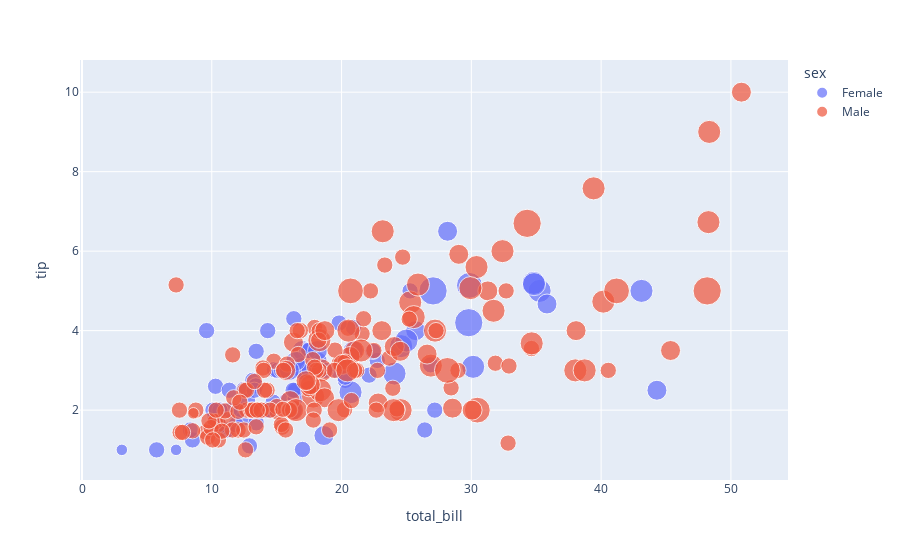

The notebook cell this image was saved under:
### Code cell
import plotly.express as px
df = px.data.tips()
df.head()
# Size of circle is increase with the size of table
fig =px.scatter(df,x='total_bill',y='tip',color='sex',size ="size",hover_data=['day'])
fig.show()

### Figure 1 — Plotly figure (JSON) as saved in the notebook; plotly's stock layout.template omitted (floating-point values rounded to 4 significant figures; data arrays with more than 128 entries replaced by an {"elided": "..."} marker saying what was removed)
{"data": [{"customdata": [["Sun"], ["Sun"], ["Sun"], ["Sun"], ["Sun"], ["Sun"], ["Sat"], ["Sat"], ["Sat"], ["Sat"], ["Sat"], ["Sat"], ["Sun"], ["Sun"], ["Sat"], ["Sat"], ["Sat"], ["Sat"], ["Sat"], ["Sat"], ["Sat"], ["Thur"], ["Thur"], ["Fri"], ["Fri"], ["Fri"], ["Fri"], ["Fri"], ["Sat"], ["Sat"], ["Sat"], ["Sat"], ["Sat"], ["Sun"], ["Sun"], ["Thur"], ["Thur"], ["Thur"], ["Thur"], ["Thur"], ["Thur"], ["Thur"], ["Thur"], ["Thur"], ["Thur"], ["Thur"], ["Thur"], ["Thur"], ["Thur"], ["Thur"], ["Thur"], ["Thur"], ["Thur"], ["Thur"], ["Thur"], ["Thur"], ["Thur"], ["Sun"], ["Sun"], ["Sun"], ["Sun"], ["Sun"], ["Sat"], ["Sat"], ["Sun"], ["Sun"], ["Sun"], ["Thur"], ["Thur"], ["Thur"], ["Thur"], ["Thur"], ["Thur"], ["Thur"], ["Sat"], ["Sat"], ["Sat"], ["Sat"], ["Sat"], ["Fri"], ["Fri"], ["Fri"], ["Fri"], ["Sat"], ["Sat"], ["Sat"], ["Thur"]], "hovertemplate": "sex=Female<br>total_bill=%{x}<br>tip=%{y}<br>size=%{marker.size}<br>day=%{customdata[0]}<extra></extra>", "legendgroup": "Female", "marker": {"color": "#636efa", "size": [2, 4, 4, 2, 3, 3, 2, 2, 2, 2, 4, 3, 2, 4, 2, 2, 1, 3, 2, 2, 2, 1, 4, 2, 2, 2, 2, 2, 3, 2, 2, 2, 1, 3, 2, 2, 2, 4, 2, 2, 6, 2, 2, 2, 2, 2, 2, 2, 2, 2, 2, 2, 6, 2, 2, 3, 2, 5, 4, 2, 3, 2, 2, 2, 2, 3, 3, 2, 4, 2, 2, 2, 2, 3, 2, 2, 3, 2, 4, 2, 3, 2, 2, 2, 3, 2, 2], "sizemode": "area", "sizeref": 0.015, "symbol": "circle"}, "mode": "markers", "name": "Female", "orientation": "v", "showlegend": true, "type": "scatter", "x": [16.99, 24.59, 35.26, 14.83, 10.33, 16.97, 20.29, 15.77, 19.65, 15.06, 20.69, 16.93, 10.29, 34.81, 26.41, 16.45, 3.07, 17.07, 26.86, 25.28, 14.73, 10.07, 34.83, 5.75, 16.32, 22.75, 11.35, 15.38, 44.3, 22.42, 20.92, 14.31, 7.25, 25.71, 17.31, 10.65, 12.43, 24.08, 13.42, 12.48, 29.8, 14.52, 11.38, 20.27, 11.17, 12.26, 18.26, 8.51, 10.33, 14.15, 13.16, 17.47, 27.05, 16.43, 8.35, 18.64, 11.87, 29.85, 25, 13.39, 16.21, 17.51, 10.59, 10.63, 9.6, 20.9, 18.15, 19.81, 43.11, 13, 12.74, 13, 16.4, 16.47, 12.76, 13.27, 28.17, 12.9, 30.14, 13.42, 15.98, 16.27, 10.09, 22.12, 35.83, 27.18, 18.78], "xaxis": "x", "y": [1.01, 3.61, 5, 3.02, 1.67, 3.5, 2.75, 2.23, 3, 3, 2.45, 3.07, 2.6, 5.2, 1.5, 2.47, 1, 3, 3.14, 5, 2.2, 1.83, 5.17, 1, 4.3, 3.25, 2.5, 3, 2.5, 3.48, 4.08, 4, 1, 4, 3.5, 1.5, 1.8, 2.92, 1.68, 2.52, 4.2, 2, 2, 2.83, 1.5, 2, 3.25, 1.25, 2, 2, 2.75, 3.5, 5, 2.3, 1.5, 1.36, 1.63, 5.14, 3.75, 2.61, 2, 3, 1.61, 2, 4, 3.5, 3.5, 4.19, 5, 2, 2.01, 2, 2.5, 3.23, 2.23, 2.5, 6.5, 1.1, 3.09, 3.48, 3, 2.5, 2, 2.88, 4.67, 2, 3], "yaxis": "y"}, {"customdata": {"elided": "157x1 str values"}, "hovertemplate": "sex=Male<br>total_bill=%{x}<br>tip=%{y}<br>size=%{marker.size}<br>day=%{customdata[0]}<extra></extra>", "legendgroup": "Male", "marker": {"color": "#EF553B", "size": {"elided": "157 int values"}, "sizemode": "area", "sizeref": 0.015, "symbol": "circle"}, "mode": "markers", "name": "Male", "orientation": "v", "showlegend": true, "type": "scatter", "x": {"elided": "157 float values"}, "xaxis": "x", "y": {"elided": "157 float values"}, "yaxis": "y"}], "layout": {"legend": {"itemsizing": "constant", "title": {"text": "sex"}, "tracegroupgap": 0}, "margin": {"t": 60}, "xaxis": {"anchor": "y", "domain": [0, 1], "title": {"text": "total_bill"}}, "yaxis": {"anchor": "x", "domain": [0, 1], "title": {"text": "tip"}}}}
